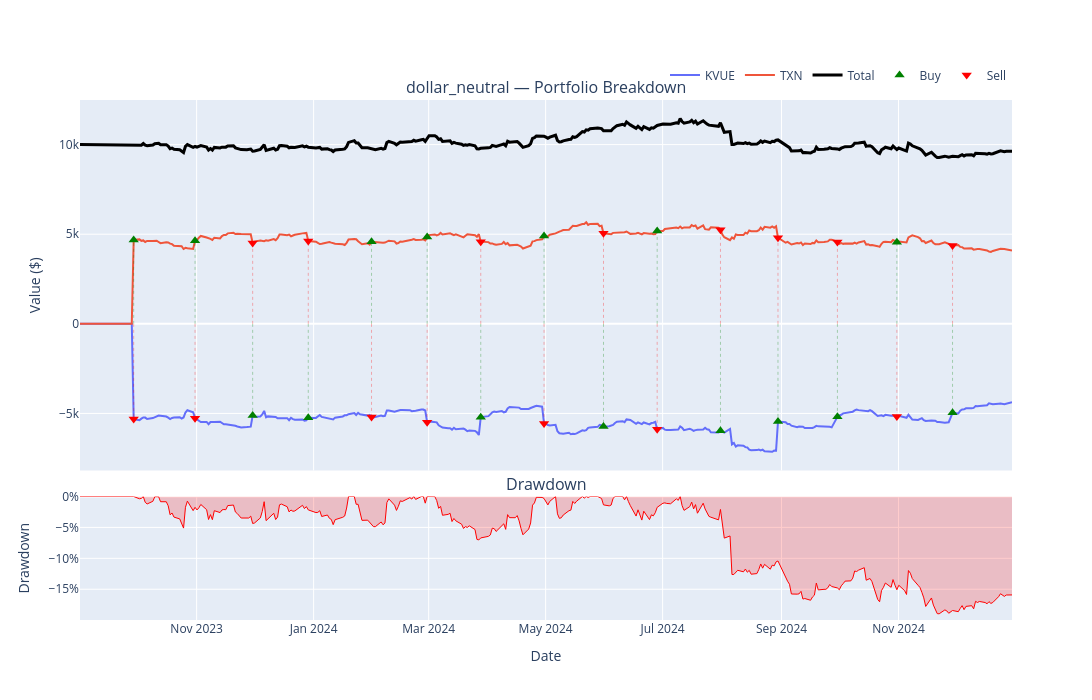

The notebook cell saved with this chart:
### Code cell
result[0].plot_interactive()

### Figure 1 — Plotly figure (JSON) as saved in the notebook; plotly's stock layout.template omitted (floating-point values rounded to 4 significant figures; data arrays with more than 128 entries replaced by an {"elided": "..."} marker saying what was removed)
{"data": [{"hovertemplate": "%{x|%Y-%m-%d}<br>%{text}<extra></extra>", "mode": "lines", "name": "KVUE", "text": {"elided": "334 str values"}, "type": "scatter", "x": {"elided": "334 str values"}, "xaxis": "x", "y": {"elided": "334 float values"}, "yaxis": "y"}, {"hovertemplate": "%{x|%Y-%m-%d}<br>%{text}<extra></extra>", "mode": "lines", "name": "TXN", "text": {"elided": "334 str values"}, "type": "scatter", "x": {"elided": "334 str values"}, "xaxis": "x", "y": {"elided": "334 float values"}, "yaxis": "y"}, {"hovertemplate": "%{x|%Y-%m-%d}<br>%{text}<extra></extra>", "line": {"color": "black", "width": 3}, "mode": "lines", "name": "Total", "text": {"elided": "334 str values"}, "type": "scatter", "x": {"elided": "334 str values"}, "xaxis": "x", "y": {"elided": "334 float values"}, "yaxis": "y"}, {"hoverinfo": "skip", "marker": {"color": "green", "size": 9, "symbol": "triangle-up"}, "mode": "markers", "name": "Buy", "type": "scatter", "x": ["2023-09-29T04:00:00", "2023-10-31T04:00:00", "2023-11-30T05:00:00", "2023-12-29T05:00:00", "2024-01-31T05:00:00", "2024-02-29T05:00:00", "2024-03-28T04:00:00", "2024-04-30T04:00:00", "2024-05-31T04:00:00", "2024-06-28T04:00:00", "2024-07-31T04:00:00", "2024-08-30T04:00:00", "2024-09-30T04:00:00", "2024-10-31T04:00:00", "2024-11-29T05:00:00"], "xaxis": "x", "y": [4684.0, 4636.0, -5122.0, -5240.0, 4575.0, 4842.0, -5206.0, 4900.0, -5730.0, 5185.0, -5962.0, -5455.0, -5189.0, 4556.0, -4967.0], "yaxis": "y"}, {"hoverinfo": "skip", "marker": {"color": "red", "size": 9, "symbol": "triangle-down"}, "mode": "markers", "name": "Sell", "type": "scatter", "x": ["2023-09-29T04:00:00", "2023-10-31T04:00:00", "2023-11-30T05:00:00", "2023-12-29T05:00:00", "2024-01-31T05:00:00", "2024-02-29T05:00:00", "2024-03-28T04:00:00", "2024-04-30T04:00:00", "2024-05-31T04:00:00", "2024-06-28T04:00:00", "2024-07-31T04:00:00", "2024-08-30T04:00:00", "2024-09-30T04:00:00", "2024-10-31T04:00:00", "2024-11-29T05:00:00"], "xaxis": "x", "y": [-5316.0, -5262.0, 4512.0, 4616.0, -5192.0, -5495.0, 4587.0, -5561.0, 5048.0, -5885.0, 5253.0, 4806.0, 4572.0, -5172.0, 4376.0], "yaxis": "y"}, {"fill": "tozeroy", "fillcolor": "rgba(255, 0, 0, 0.2)", "hovertemplate": "%{x|%Y-%m-%d}<br>Drawdown: %{y:.2%}<extra></extra>", "line": {"color": "red", "width": 1}, "name": "Drawdown", "showlegend": false, "type": "scatter", "x": {"elided": "334 str values"}, "xaxis": "x2", "y": {"elided": "334 float values"}, "yaxis": "y2"}], "layout": {"annotations": [{"font": {"size": 16}, "showarrow": false, "text": "dollar_neutral — Portfolio Breakdown", "x": 0.5, "xanchor": "center", "xref": "paper", "y": 1.0, "yanchor": "bottom", "yref": "paper"}, {"font": {"size": 16}, "showarrow": false, "text": "Drawdown", "x": 0.5, "xanchor": "center", "xref": "paper", "y": 0.2375, "yanchor": "bottom", "yref": "paper"}], "height": 700, "hovermode": "x unified", "legend": {"orientation": "h", "x": 1, "xanchor": "right", "y": 1.02, "yanchor": "bottom"}, "shapes": [{"line": {"color": "green", "dash": "dot", "width": 1}, "opacity": 0.3, "type": "line", "x0": "2023-09-29T04:00:00+00:00", "x1": "2023-09-29T04:00:00+00:00", "xref": "x", "y0": 0, "y1": 4684.0, "yref": "y"}, {"line": {"color": "green", "dash": "dot", "width": 1}, "opacity": 0.3, "type": "line", "x0": "2023-10-31T04:00:00+00:00", "x1": "2023-10-31T04:00:00+00:00", "xref": "x", "y0": 0, "y1": 4636.0, "yref": "y"}, {"line": {"color": "green", "dash": "dot", "width": 1}, "opacity": 0.3, "type": "line", "x0": "2023-11-30T05:00:00+00:00", "x1": "2023-11-30T05:00:00+00:00", "xref": "x", "y0": 0, "y1": -5122.0, "yref": "y"}, {"line": {"color": "green", "dash": "dot", "width": 1}, "opacity": 0.3, "type": "line", "x0": "2023-12-29T05:00:00+00:00", "x1": "2023-12-29T05:00:00+00:00", "xref": "x", "y0": 0, "y1": -5240.0, "yref": "y"}, {"line": {"color": "green", "dash": "dot", "width": 1}, "opacity": 0.3, "type": "line", "x0": "2024-01-31T05:00:00+00:00", "x1": "2024-01-31T05:00:00+00:00", "xref": "x", "y0": 0, "y1": 4575.0, "yref": "y"}, {"line": {"color": "green", "dash": "dot", "width": 1}, "opacity": 0.3, "type": "line", "x0": "2024-02-29T05:00:00+00:00", "x1": "2024-02-29T05:00:00+00:00", "xref": "x", "y0": 0, "y1": 4842.0, "yref": "y"}, {"line": {"color": "green", "dash": "dot", "width": 1}, "opacity": 0.3, "type": "line", "x0": "2024-03-28T04:00:00+00:00", "x1": "2024-03-28T04:00:00+00:00", "xref": "x", "y0": 0, "y1": -5206.0, "yref": "y"}, {"line": {"color": "green", "dash": "dot", "width": 1}, "opacity": 0.3, "type": "line", "x0": "2024-04-30T04:00:00+00:00", "x1": "2024-04-30T04:00:00+00:00", "xref": "x", "y0": 0, "y1": 4900.0, "yref": "y"}, {"line": {"color": "green", "dash": "dot", "width": 1}, "opacity": 0.3, "type": "line", "x0": "2024-05-31T04:00:00+00:00", "x1": "2024-05-31T04:00:00+00:00", "xref": "x", "y0": 0, "y1": -5730.0, "yref": "y"}, {"line": {"color": "green", "dash": "dot", "width": 1}, "opacity": 0.3, "type": "line", "x0": "2024-06-28T04:00:00+00:00", "x1": "2024-06-28T04:00:00+00:00", "xref": "x", "y0": 0, "y1": 5185.0, "yref": "y"}, {"line": {"color": "green", "dash": "dot", "width": 1}, "opacity": 0.3, "type": "line", "x0": "2024-07-31T04:00:00+00:00", "x1": "2024-07-31T04:00:00+00:00", "xref": "x", "y0": 0, "y1": -5962.0, "yref": "y"}, {"line": {"color": "green", "dash": "dot", "width": 1}, "opacity": 0.3, "type": "line", "x0": "2024-08-30T04:00:00+00:00", "x1": "2024-08-30T04:00:00+00:00", "xref": "x", "y0": 0, "y1": -5455.0, "yref": "y"}, {"line": {"color": "green", "dash": "dot", "width": 1}, "opacity": 0.3, "type": "line", "x0": "2024-09-30T04:00:00+00:00", "x1": "2024-09-30T04:00:00+00:00", "xref": "x", "y0": 0, "y1": -5189.0, "yref": "y"}, {"line": {"color": "green", "dash": "dot", "width": 1}, "opacity": 0.3, "type": "line", "x0": "2024-10-31T04:00:00+00:00", "x1": "2024-10-31T04:00:00+00:00", "xref": "x", "y0": 0, "y1": 4556.0, "yref": "y"}, {"line": {"color": "green", "dash": "dot", "width": 1}, "opacity": 0.3, "type": "line", "x0": "2024-11-29T05:00:00+00:00", "x1": "2024-11-29T05:00:00+00:00", "xref": "x", "y0": 0, "y1": -4967.0, "yref": "y"}, {"line": {"color": "red", "dash": "dot", "width": 1}, "opacity": 0.3, "type": "line", "x0": "2023-09-29T04:00:00+00:00", "x1": "2023-09-29T04:00:00+00:00", "xref": "x", "y0": 0, "y1": -5316.0, "yref": "y"}, {"line": {"color": "red", "dash": "dot", "width": 1}, "opacity": 0.3, "type": "line", "x0": "2023-10-31T04:00:00+00:00", "x1": "2023-10-31T04:00:00+00:00", "xref": "x", "y0": 0, "y1": -5262.0, "yref": "y"}, {"line": {"color": "red", "dash": "dot", "width": 1}, "opacity": 0.3, "type": "line", "x0": "2023-11-30T05:00:00+00:00", "x1": "2023-11-30T05:00:00+00:00", "xref": "x", "y0": 0, "y1": 4512.0, "yref": "y"}, {"line": {"color": "red", "dash": "dot", "width": 1}, "opacity": 0.3, "type": "line", "x0": "2023-12-29T05:00:00+00:00", "x1": "2023-12-29T05:00:00+00:00", "xref": "x", "y0": 0, "y1": 4616.0, "yref": "y"}, {"line": {"color": "red", "dash": "dot", "width": 1}, "opacity": 0.3, "type": "line", "x0": "2024-01-31T05:00:00+00:00", "x1": "2024-01-31T05:00:00+00:00", "xref": "x", "y0": 0, "y1": -5192.0, "yref": "y"}, {"line": {"color": "red", "dash": "dot", "width": 1}, "opacity": 0.3, "type": "line", "x0": "2024-02-29T05:00:00+00:00", "x1": "2024-02-29T05:00:00+00:00", "xref": "x", "y0": 0, "y1": -5495.0, "yref": "y"}, {"line": {"color": "red", "dash": "dot", "width": 1}, "opacity": 0.3, "type": "line", "x0": "2024-03-28T04:00:00+00:00", "x1": "2024-03-28T04:00:00+00:00", "xref": "x", "y0": 0, "y1": 4587.0, "yref": "y"}, {"line": {"color": "red", "dash": "dot", "width": 1}, "opacity": 0.3, "type": "line", "x0": "2024-04-30T04:00:00+00:00", "x1": "2024-04-30T04:00:00+00:00", "xref": "x", "y0": 0, "y1": -5561.0, "yref": "y"}, {"line": {"color": "red", "dash": "dot", "width": 1}, "opacity": 0.3, "type": "line", "x0": "2024-05-31T04:00:00+00:00", "x1": "2024-05-31T04:00:00+00:00", "xref": "x", "y0": 0, "y1": 5048.0, "yref": "y"}, {"line": {"color": "red", "dash": "dot", "width": 1}, "opacity": 0.3, "type": "line", "x0": "2024-06-28T04:00:00+00:00", "x1": "2024-06-28T04:00:00+00:00", "xref": "x", "y0": 0, "y1": -5885.0, "yref": "y"}, {"line": {"color": "red", "dash": "dot", "width": 1}, "opacity": 0.3, "type": "line", "x0": "2024-07-31T04:00:00+00:00", "x1": "2024-07-31T04:00:00+00:00", "xref": "x", "y0": 0, "y1": 5253.0, "yref": "y"}, {"line": {"color": "red", "dash": "dot", "width": 1}, "opacity": 0.3, "type": "line", "x0": "2024-08-30T04:00:00+00:00", "x1": "2024-08-30T04:00:00+00:00", "xref": "x", "y0": 0, "y1": 4806.0, "yref": "y"}, {"line": {"color": "red", "dash": "dot", "width": 1}, "opacity": 0.3, "type": "line", "x0": "2024-09-30T04:00:00+00:00", "x1": "2024-09-30T04:00:00+00:00", "xref": "x", "y0": 0, "y1": 4572.0, "yref": "y"}, {"line": {"color": "red", "dash": "dot", "width": 1}, "opacity": 0.3, "type": "line", "x0": "2024-10-31T04:00:00+00:00", "x1": "2024-10-31T04:00:00+00:00", "xref": "x", "y0": 0, "y1": -5172.0, "yref": "y"}, {"line": {"color": "red", "dash": "dot", "width": 1}, "opacity": 0.3, "type": "line", "x0": "2024-11-29T05:00:00+00:00", "x1": "2024-11-29T05:00:00+00:00", "xref": "x", "y0": 0, "y1": 4376.0, "yref": "y"}], "width": 1200, "xaxis": {"anchor": "y", "domain": [0, 1], "matches": "x2", "showticklabels": false}, "xaxis2": {"anchor": "y2", "domain": [0, 1], "title": {"text": "Date"}}, "yaxis": {"anchor": "x", "domain": [0.2875, 1.0], "title": {"text": "Value ($)"}}, "yaxis2": {"anchor": "x2", "domain": [0, 0.2375], "tickformat": ".0%", "title": {"text": "Drawdown"}}}}
